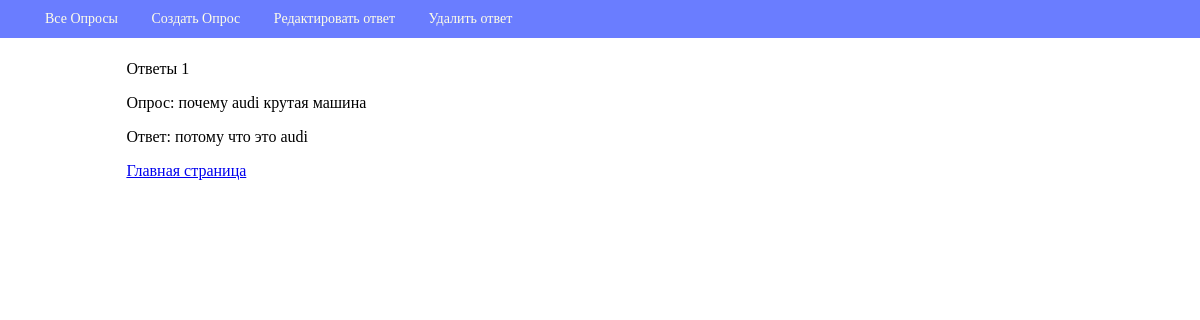
The app's page /poll/1/, older data.
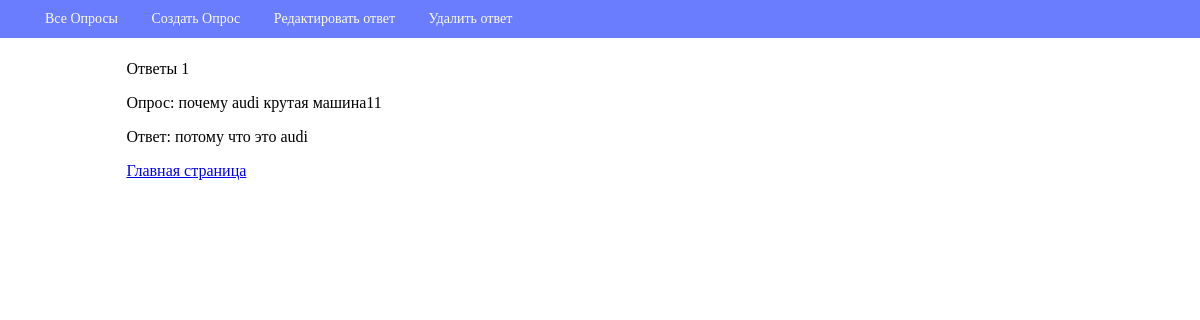
The same page, newer data.
### webapp/models.py (models this page shows, shortened)
class Choice(models.Model):
    text = models.TextField(max_length=2000, null=False, blank=False, verbose_name="Вариант ответа")
    poll = models.ForeignKey("webapp.Poll", related_name='poll', on_delete=models.CASCADE,
                             verbose_name="Опрос")

class Poll(models.Model):
    question = models.TextField(max_length=2000, null=False, blank=False, verbose_name="Вопрос")
    created_at = models.DateTimeField(auto_now_add=True, verbose_name='Время создания')
    class Meta:
        db_table = 'Polls'
        verbose_name = 'вопрос'
        verbose_name_plural = 'вопросы'

### webapp/views/choice.py (the view)
# urls.py: path('<int:pk>/', ChoiceView.as_view(), name='view'),
class ChoiceView(DetailView):
    model = Choice
    template_name = 'choice/view.html'

### webapp/templates/choice/view.html
{% extends "base.html" %}
{% block menu %}
    <li><a href="{% url "update" choice.id %}">Редактировать ответ</a></li>
    <li><a href="{% url "delete" choice.id %}">Удалить ответ</a></li>
{% endblock menu %}
{% block page_header %}Ответы {{ choice.id }}{% endblock page_header %}
{% block content %}
    <p>Опрос: {{ choice.poll.question}}</p>
    <p> Ответ: {{ choice.text}}</p>
    <a href="{% url "poll_list" %}">Главная страница </a>
{% endblock %}

Row changes from the older to the newer data that the page shows:
changed through a linked row, Choice "потому что это audi": poll.question "почему audi крутая машина" → "почему audi крутая машина11"
